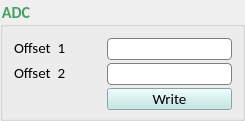
          <widget class="QGroupBox" name="AdcGB_5">
           <property name="minimumSize">
            <size>
             <width>245</width>
             <height>121</height>
            </size>
           </property>
           <property name="maximumSize">
            <size>
             <width>245</width>
             <height>121</height>
            </size>
           </property>
           <property name="font">
            <font>
             <family>Calibri</family>
             <pointsize>12</pointsize>
             <weight>75</weight>
             <bold>true</bold>
            </font>
           </property>
           <property name="styleSheet">
            <string notr="true">color: #499F68;</string>
           </property>
           <property name="title">
            <string>ADC</string>
           </property>
           <layout class="QGridLayout" name="gridLayout_168">
            <item row="0" column="0">
             <layout class="QGridLayout" name="gridLayout_169">
              <item row="0" column="0">
               <widget class="QLabel" name="OffsetL_15">
                <property name="minimumSize">
                 <size>
                  <width>87</width>
                  <height>20</height>
                 </size>
                </property>
                <property name="maximumSize">
                 <size>
                  <width>87</width>
                  <height>20</height>
                 </size>
                </property>
                <property name="font">
                 <font>
                  <family>Calibri</family>
                  <pointsize>11</pointsize>
                  <weight>50</weight>
                  <bold>false</bold>
                 </font>
                </property>
                <property name="styleSheet">
                 <string notr="true">color:rgb(0,0,0);</string>
                </property>
                <property name="text">
                 <string>Offset  1</string>
                </property>
               </widget>
              </item>
              <item row="0" column="1">
               <widget class="QLineEdit" name="ADCOffset1_data">
                <property name="sizePolicy">
                 <sizepolicy hsizetype="Preferred" vsizetype="Fixed">
                  <horstretch>0</horstretch>
                  <verstretch>0</verstretch>
                 </sizepolicy>
                </property>
                <property name="minimumSize">
                 <size>
                  <width>125</width>
                  <height>22</height>
                 </size>
                </property>
                <property name="maximumSize">
                 <size>
                  <width>125</width>
                  <height>22</height>
                 </size>
                </property>
                <property name="font">
                 <font>
                  <family>Calibri</family>
                  <pointsize>11</pointsize>
                  <weight>50</weight>
                  <bold>false</bold>
                 </font>
                </property>
                <property name="styleSheet">
                 <string notr="true">border: 1px solid gray;
border-radius: 4px;
color: rgb(0,0,0);</string>
                </property>
               </widget>
              </item>
              <item row="1" column="0">
               <widget class="QLabel" name="OffsetL_16">
                <property name="minimumSize">
                 <size>
                  <width>87</width>
                  <height>20</height>
                 </size>
                </property>
                <property name="maximumSize">
                 <size>
                  <width>87</width>
                  <height>20</height>
                 </size>
                </property>
                <property name="font">
                 <font>
                  <family>Calibri</family>
                  <pointsize>11</pointsize>
                  <weight>50</weight>
                  <bold>false</bold>
                 </font>
                </property>
                <property name="styleSheet">
                 <string notr="true">color:rgb(0,0,0);</string>
                </property>
                <property name="text">
                 <string>Offset  2</string>
                </property>
               </widget>
              </item>
              <item row="1" column="1">
               <widget class="QLineEdit" name="ADCOffset2_data">
                <property name="sizePolicy">
                 <sizepolicy hsizetype="Preferred" vsizetype="Fixed">
                  <horstretch>0</horstretch>
                  <verstretch>0</verstretch>
                 </sizepolicy>
                </property>
                <property name="minimumSize">
                 <size>
                  <width>125</width>
                  <height>22</height>
                 </size>
                </property>
                <property name="maximumSize">
                 <size>
                  <width>125</width>
                  <height>22</height>
                 </size>
                </property>
                <property name="font">
                 <font>
                  <family>Calibri</family>
                  <pointsize>11</pointsize>
                  <weight>50</weight>
                  <bold>false</bold>
                 </font>
                </property>
                <property name="styleSheet">
                 <string notr="true">border: 1px solid gray;
border-radius: 4px;
color: rgb(0,0,0);</string>
                </property>
               </widget>
              </item>
              <item row="2" column="0">
               <widget class="QLabel" name="EmptyL_6">
                <property name="minimumSize">
                 <size>
                  <width>87</width>
                  <height>22</height>
                 </size>
                </property>
                <property name="maximumSize">
                 <size>
                  <width>87</width>
                  <height>22</height>
                 </size>
                </property>
                <property name="font">
                 <font>
                  <family>Calibri</family>
                  <pointsize>11</pointsize>
                  <weight>50</weight>
                  <bold>false</bold>
                 </font>
                </property>
               </widget>
              </item>
              <item row="2" column="1">
               <widget class="QPushButton" name="AdcWrButton">
                <property name="sizePolicy">
                 <sizepolicy hsizetype="Preferred" vsizetype="Fixed">
                  <horstretch>0</horstretch>
                  <verstretch>0</verstretch>
                 </sizepolicy>
                </property>
                <property name="minimumSize">
                 <size>
                  <width>125</width>
                  <height>22</height>
                 </size>
                </property>
                <property name="maximumSize">
                 <size>
                  <width>125</width>
                  <height>22</height>
                 </size>
                </property>
                <property name="font">
                 <font>
                  <family>Calibri</family>
                  <pointsize>11</pointsize>
                  <weight>50</weight>
                  <bold>false</bold>
                 </font>
                </property>
                <property name="cursor">
                 <cursorShape>PointingHandCursor</cursorShape>
                </property>
                <property name="styleSheet">
                 <string notr="true">background-color:#BBE6E4;color: rgb(0,0,0);</string>
                </property>
                <property name="text">
                 <string>Write</string>
                </property>
               </widget>
              </item>
             </layout>
            </item>
           </layout>
          </widget>
